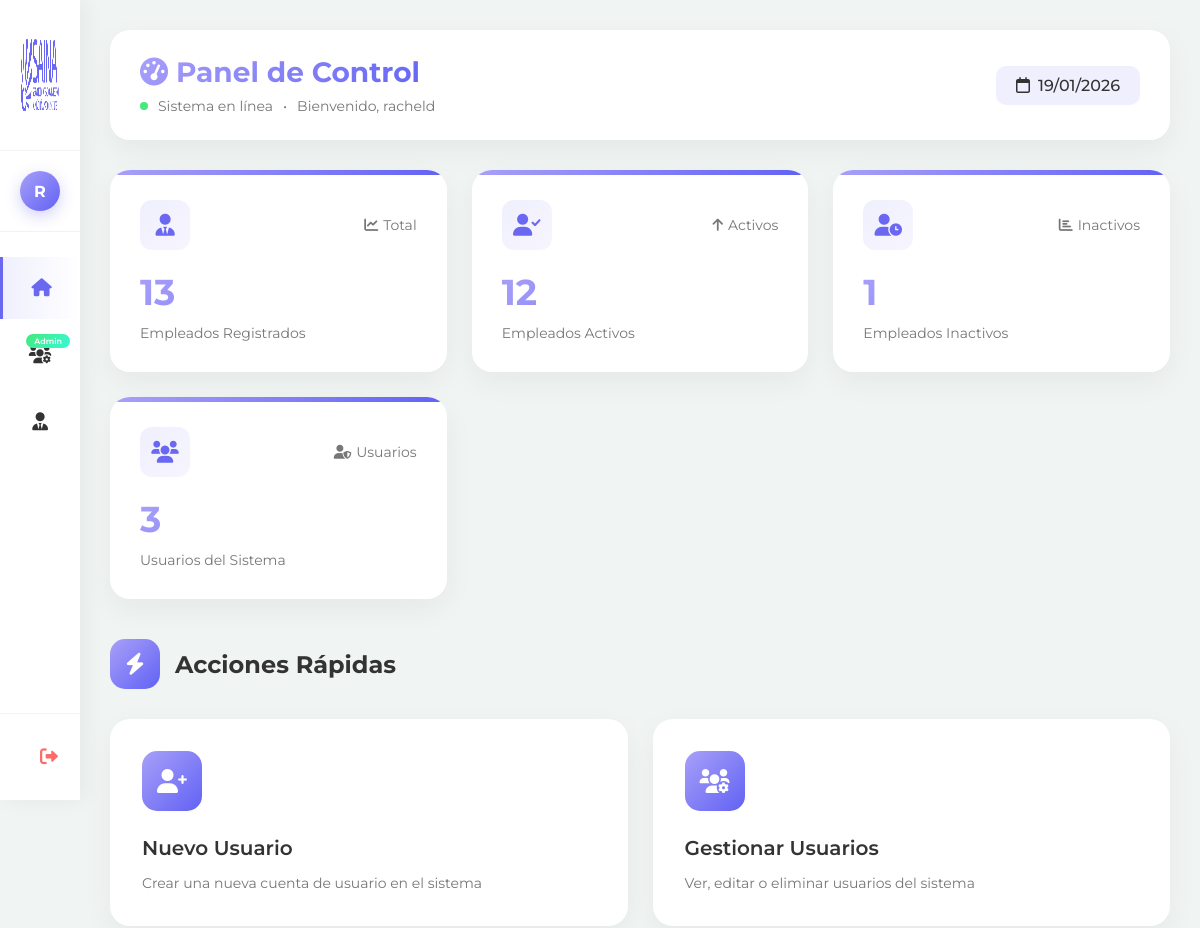
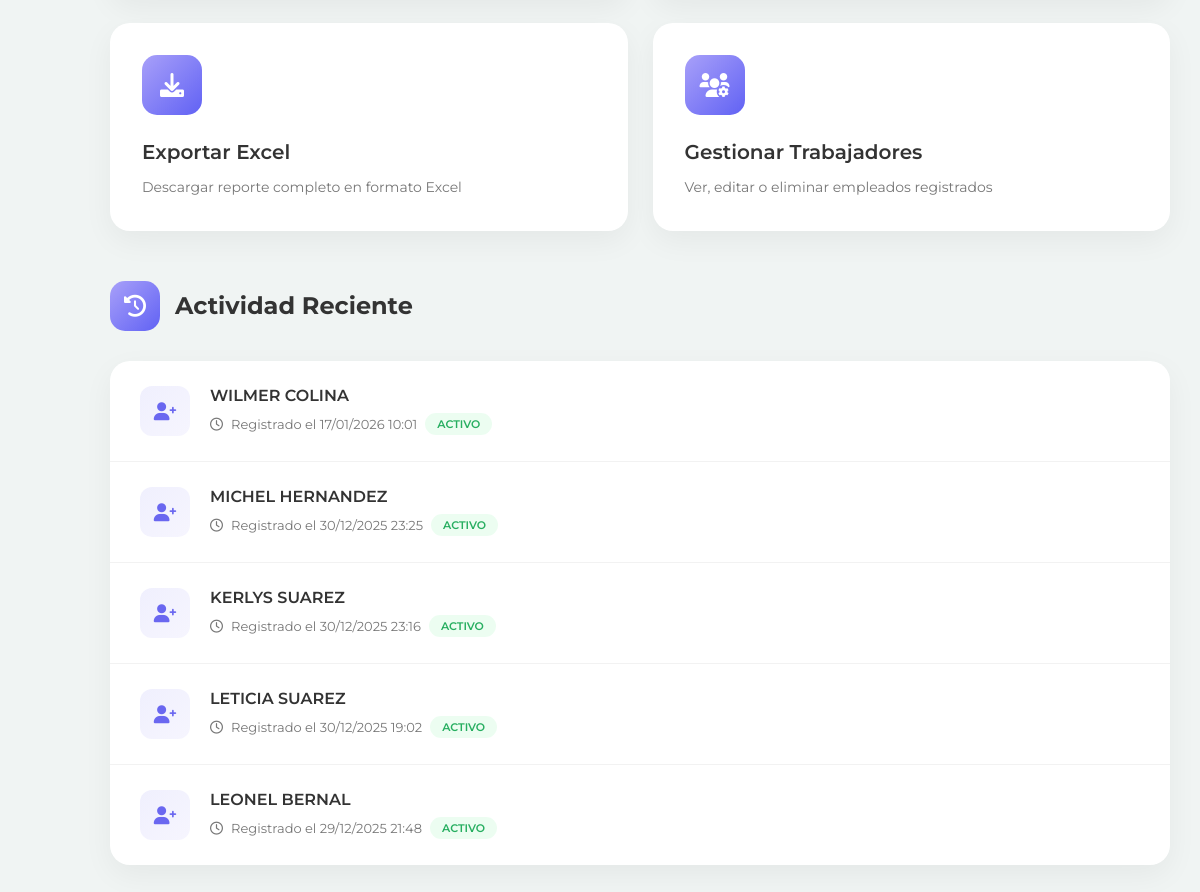
/index.php (signed in), run on the app's committed database (2 pictures, top to bottom).
### tables this page shows
CREATE TABLE `empleados` (
  `id` int(11) NOT NULL,
  `nacionalidad` varchar(50) DEFAULT NULL,
  `ci` varchar(20) NOT NULL,
  `primer_nombre` varchar(50) DEFAULT NULL,
  `segundo_nombre` varchar(50) DEFAULT NULL,
  `primer_apellido` varchar(50) DEFAULT NULL,
  `segundo_apellido` varchar(50) DEFAULT NULL,
  `fecha_nacimiento` date DEFAULT NULL,
  `sexo` enum('MASCULINO','FEMENINO') DEFAULT NULL,
  `estado_civil` enum('SOLTERO(A)','CASADO(A)','DIVORCIADO(A)','VIUDO(A)') DEFAULT NULL,
  `direccion_ubicacion` varchar(255) DEFAULT NULL,
  `telefono` varchar(20) DEFAULT NULL,
  `correo` varchar(100) DEFAULT NULL,
  `cuenta_bancaria` varchar(50) DEFAULT NULL,
  `tipo_trabajador` enum('CTD','CTI','LNR') DEFAULT NULL,
  `grado_instruccion` enum('PRIMARIA','BACHILLER','TECNICO_PROFESIONAL','LICENCIADO','INGENIERO','ESPECIALISTA','MAESTRIA','DOCTORADO') DEFAULT NULL,
  `cargo` varchar(100) DEFAULT NULL,
  `dpt_desempeñar` varchar(100) DEFAULT NULL,
  `sede` enum('ADMIN','CAFO','CATE','CSAI','CSB') DEFAULT NULL,
  `dependencia` enum('ADMIN','CAFO','CATE','CSAI','CSB') DEFAULT NULL,
  `fecha_ingreso` date DEFAULT NULL,
  `cod_siantel` varchar(50) DEFAULT NULL,
  `ubicacion_estante` varchar(50) DEFAULT NULL,
  `estatus` enum('ACTIVO','INACTIVO') DEFAULT 'ACTIVO',
  `fecha_egreso` date DEFAULT NULL,
  `motivo_retiro` text DEFAULT NULL,
  `ubicacion_estante_retiro` varchar(50) DEFAULT NULL,
  `tipo_sangre` enum('A+','A-','B+','B-','AB+','AB-','O+','O-') DEFAULT NULL,
  `lateralidad` enum('DIESTRO(A)','ZURDO(A)') DEFAULT NULL,
  `peso_trabajador` decimal(5,2) DEFAULT NULL,
  `altura_trabajador` decimal(5,2) DEFAULT NULL,
  `calzado_trabajador` varchar(10) DEFAULT NULL,
  `camisa_trabajador` varchar(10) DEFAULT NULL,
  `pantalon_trabajador` varchar(10) DEFAULT NULL,
  `foto` varchar(255) DEFAULT NULL,
  `fecha_registro` timestamp NOT NULL DEFAULT current_timestamp(),
  `estado_id` int(11) DEFAULT 1,
  `municipio_id` int(11) DEFAULT NULL,
  `parroquia_id` int(11) DEFAULT NULL
);

### index.php (the view, shortened to what this page needs)
<?php
require_once 'includes/database.php';
$sql_empleados = "SELECT COUNT(*) as total FROM empleados";
$result_empleados = $conn->query($sql_empleados);
$total_empleados = $result_empleados->fetch_assoc()['total'];
$sql_activos = "SELECT COUNT(*) as activos FROM empleados WHERE estatus = 'ACTIVO'";
$result_activos = $conn->query($sql_activos);
$empleados_activos = $result_activos->fetch_assoc()['activos'];
$empleados_inactivos = $total_empleados - $empleados_activos;
$sql_usuarios = "SELECT COUNT(*) as total FROM usuarios";
$result_usuarios = $conn->query($sql_usuarios);
$total_usuarios = $result_usuarios->fetch_assoc()['total'];
$sql_recientes = "SELECT primer_nombre, primer_apellido, fecha_registro, estatus
                 FROM empleados ORDER BY fecha_registro DESC LIMIT 5";
$result_recientes = $conn->query($sql_recientes);
$ruta_excel = '../../php/excel.php';
?>
<!DOCTYPE html>
<html lang="es">
<head>
    <link rel="stylesheet" href="https://cdnjs.cloudflare.com/ajax/libs/font-awesome/6.0.0/css/all.min.css">
</head>
<body>
<aside class="sidebar" id="sidebar">
    <div class="sidebar-header">
        <div class="logo">
            <div class="logo-container">
                <img src="../imagenes/Logo SAINA Horizontal.png" alt="Logo SAINA">
            </div>
        </div>
    </div>
    <div class="user-profile">
        <div class="user-avatar">
            <?php
                $inicial = strtoupper(substr($_SESSION['username'], 0, 1));
                echo $inicial;
            ?>
        </div>
    </div>
        <nav class="nav-menu">
            <a href="index.php" class="nav-item active">
                <div class="nav-icon"><i class="fas fa-home"></i></div>
            </a>
            <a href="usuarios/listar.php" class="nav-item">
                <div class="nav-icon"><i class="fas fa-users-cog"></i></div>
                <span class="nav-badge">Admin</span>
            </a>
            <a href="trabajadores/index.php" class="nav-item">
                 <div class="nav-icon"><i class="fas fa-user-tie"></i></div>
            </a>
        </nav>
        <div class="logout-section">
            <a href="logout.php" class="logout-btn">
                <div class="nav-icon"><i class="fas fa-sign-out-alt"></i></div>
            </a>
        </div>
    </aside>
    <main class="main-content">
        <header class="top-header fade-in">
            <div class="header-title">
                <h1>
                    <i class="fas fa-tachometer-alt"></i>
                    Panel de Control
                </h1>
                <div class="header-subtitle">
                    <span class="status-dot status-online"></span>
                    <span>Sistema en línea</span>
                    <span>•</span>
                    <span>Bienvenido, <?php echo htmlspecialchars($_SESSION['username']); ?></span>
                </div>
            </div>
            <div class="header-actions">
                <div class="date-display">
                    <i class="far fa-calendar"></i>
                    <?php echo date('d/m/Y'); ?>
                </div>
            </div>
        </header>
        <section class="stats-grid fade-in">
            <div class="stat-card">
                <div class="stat-header">
                    <div class="stat-icon">
                        <i class="fas fa-user-tie"></i>
                    </div>
                    <div class="stat-trend">
                        <i class="fas fa-chart-line"></i>
                        <span>Total</span>
                    </div>
                </div>
                <div class="stat-content">
                    <h3><?php echo $total_empleados; ?></h3>
                    <p>Empleados Registrados</p>
                </div>
            </div>
            <div class="stat-card">
                <div class="stat-header">
                    <div class="stat-icon">
                        <i class="fas fa-user-check"></i>
                    </div>
                    <div class="stat-trend">
                        <i class="fas fa-arrow-up"></i>
                        <span>Activos</span>
                    </div>
                </div>
                <div class="stat-content">
                    <h3><?php echo $empleados_activos; ?></h3>
                    <p>Empleados Activos</p>
                </div>
            </div>
            <div class="stat-card">
                <div class="stat-header">
                    <div class="stat-icon">
                        <i class="fas fa-user-clock"></i>
                    </div>
                    <div class="stat-trend">
                        <i class="fas fa-chart-bar"></i>
                        <span>Inactivos</span>
                    </div>
                </div>
                <div class="stat-content">
                    <h3><?php echo $empleados_inactivos; ?></h3>
                    <p>Empleados Inactivos</p>
                </div>
            </div>
            <div class="stat-card">
                <div class="stat-header">
                    <div class="stat-icon">
                        <i class="fas fa-users"></i>
                    </div>
                    <div class="stat-trend">
                        <i class="fas fa-user-shield"></i>
                        <span>Usuarios</span>
                    </div>
                </div>
                <div class="stat-content">
                    <h3><?php echo $total_usuarios; ?></h3>
                    <p>Usuarios del Sistema</p>
                </div>
            </div>
        </section>
        <section class="quick-actions-section fade-in">
            <div class="section-header">
                <div class="section-title">
                    <div class="section-icon">
                        <i class="fas fa-bolt"></i>
                    </div>
                    <h2>Acciones Rápidas</h2>
                </div>
            </div>
            <div class="actions-grid">
                <a href="usuarios/registrar.php" class="action-card">
                    <div class="action-icon">
                        <i class="fas fa-user-plus"></i>
                    </div>
                    <div class="action-content">
                        <h3>Nuevo Usuario</h3>
                        <p>Crear una nueva cuenta de usuario en el sistema</p>
                    </div>
                </a>
                <a href="usuarios/listar.php" class="action-card">
                    <div class="action-icon">
                        <i class="fas fa-users-cog"></i>
                    </div>
                    <div class="action-content">
                        <h3>Gestionar Usuarios</h3>
                        <p>Ver, editar o eliminar usuarios del sistema</p>
                    </div>
                </a>
                <a href="<?php echo $ruta_excel; ?>" class="action-card" target="_blank">
                    <div class="action-icon">
                        <i class="fas fa-download"></i>
                    </div>
                    <div class="action-content">
                        <h3>Exportar Excel</h3>
                        <p>Descargar reporte completo en formato Excel</p>
                    </div>
                </a>
                <a href="trabajadores/index.php" class="action-card">
                    <div class="action-icon">
                        <i class="fas fa-users-cog"></i>
                     </div>
                     <div class="action-content">
                        <h3>Gestionar Trabajadores</h3>
                        <p>Ver, editar o eliminar empleados registrados</p>
                    </div>
                </a>
            </div>
        </section>
        <section class="recent-activity-section fade-in">
            <div class="section-header">
                <div class="section-title">
                    <div class="section-icon">
                        <i class="fas fa-history"></i>
                    </div>
                    <h2>Actividad Reciente</h2>
                </div>
            </div>
            <ul class="activity-list">
                <?php if ($result_recientes && $result_recientes->num_rows > 0): ?>
                    <?php while($row = $result_recientes->fetch_assoc()): ?>
                    <li class="activity-item">
                        <div class="activity-icon">
                            <i class="fas fa-user-plus"></i>
                        </div>
                        <div class="activity-content">
                            <div class="activity-title">
                                <?php echo htmlspecialchars($row['primer_nombre'] . ' ' . $row['primer_apellido']); ?>
                            </div>
                            <div class="activity-time">
                                <i class="far fa-clock"></i>
                                Registrado el <?php echo date('d/m/Y H:i', strtotime($row['fecha_registro'])); ?>
                                <span class="activity-status <?php echo $row['estatus'] == 'ACTIVO' ? 'status-active' : 'status-inactive'; ?>">
                                    <?php echo $row['estatus']; ?>
                                </span>
                            </div>
                        </div>
                    </li>
                    <?php endwhile; ?>
                <?php endif; ?>
            </ul>
        </section>
    </main>
</body>
</html>

### data on the page
empleados: primer_nombre+primer_apellido "WILMER COLINA", fecha_registro "17/01/2026 10:01", estatus "ACTIVO"
empleados: primer_nombre+primer_apellido "MICHEL HERNANDEZ", fecha_registro "30/12/2025 23:25", estatus "ACTIVO"
empleados: primer_nombre+primer_apellido "KERLYS SUAREZ", fecha_registro "30/12/2025 23:16", estatus "ACTIVO"
empleados: primer_nombre+primer_apellido "LETICIA SUAREZ", fecha_registro "30/12/2025 19:02", estatus "ACTIVO"
empleados: primer_nombre+primer_apellido "LEONEL BERNAL", fecha_registro "29/12/2025 21:48", estatus "ACTIVO"

### other printed values
$inicial "R"
$_SESSION['username'] "racheld"
$total_empleados "13"
$empleados_activos "12"
$empleados_inactivos "1"
$total_usuarios "3"
